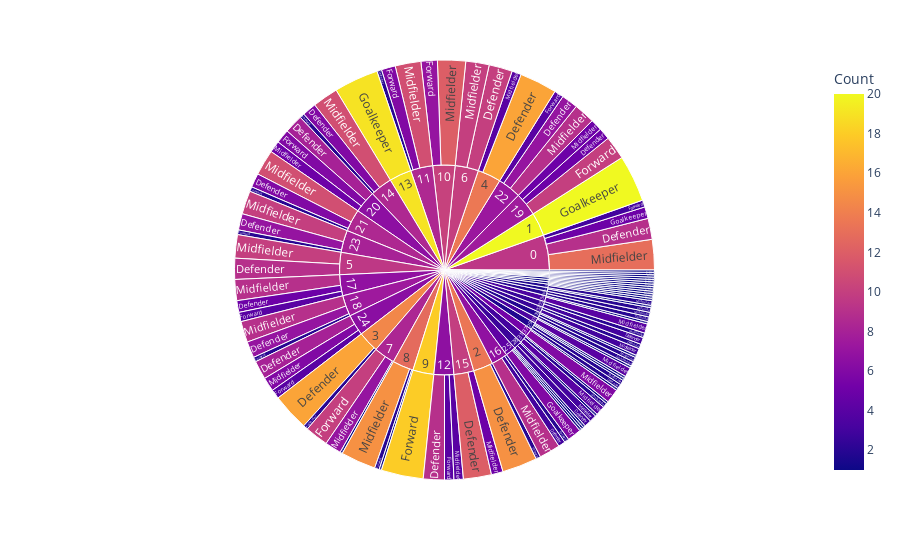

Here is the notebook cell this chart was saved with:
### Code cell
import plotly.express as px
fig = px.sunburst(dfObj, path=['Shirt Number', 'Position'],
                  values='Count',
                 color='Count')
fig.show()

### Figure 1 — Plotly figure (JSON) as saved in the notebook; plotly's stock layout.template omitted (floating-point values rounded to 4 significant figures; data arrays with more than 128 entries replaced by an {"elided": "..."} marker saying what was removed)
{"data": [{"branchvalues": "total", "customdata": {"elided": "155x1 float values"}, "domain": {"x": [0, 1], "y": [0, 1]}, "hovertemplate": "labels=%{label}<br>Count_sum=%{value}<br>parent=%{parent}<br>id=%{id}<br>Count=%{color}<extra></extra>", "ids": {"elided": "155 str values"}, "labels": {"elided": "155 str values"}, "marker": {"coloraxis": "coloraxis", "colors": {"elided": "155 float values"}}, "name": "", "parents": {"elided": "155 str values"}, "type": "sunburst", "values": {"elided": "155 int values"}}], "layout": {"coloraxis": {"colorbar": {"title": {"text": "Count"}}, "colorscale": [[0, "#0d0887"], [0.1111, "#46039f"], [0.2222, "#7201a8"], [0.3333, "#9c179e"], [0.4444, "#bd3786"], [0.5556, "#d8576b"], [0.6667, "#ed7953"], [0.7778, "#fb9f3a"], [0.8889, "#fdca26"], [1, "#f0f921"]]}, "legend": {"tracegroupgap": 0}, "margin": {"t": 60}}}
